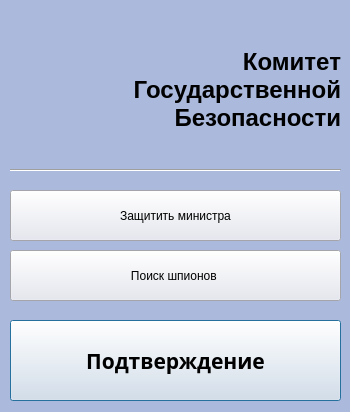
<?xml version="1.0" encoding="UTF-8"?>
<ui version="4.0">
 <class>KGB</class>
 <widget class="QDialog" name="KGB">
  <property name="geometry">
   <rect>
    <x>0</x>
    <y>0</y>
    <width>350</width>
    <height>412</height>
   </rect>
  </property>
  <property name="palette">
   <palette>
    <active>
     <colorrole role="WindowText">
      <brush brushstyle="SolidPattern">
       <color alpha="255">
        <red>255</red>
        <green>255</green>
        <blue>255</blue>
       </color>
      </brush>
     </colorrole>
     <colorrole role="Button">
      <brush brushstyle="SolidPattern">
       <color alpha="255">
        <red>171</red>
        <green>186</green>
        <blue>220</blue>
       </color>
      </brush>
     </colorrole>
     <colorrole role="Light">
      <brush brushstyle="SolidPattern">
       <color alpha="255">
        <red>149</red>
        <green>147</green>
        <blue>147</blue>
       </color>
      </brush>
     </colorrole>
     <colorrole role="Midlight">
      <brush brushstyle="SolidPattern">
       <color alpha="255">
        <red>124</red>
        <green>122</green>
        <blue>122</blue>
       </color>
      </brush>
     </colorrole>
     <colorrole role="Dark">
      <brush brushstyle="SolidPattern">
       <color alpha="255">
        <red>49</red>
        <green>49</green>
        <blue>49</blue>
       </color>
      </brush>
     </colorrole>
     <colorrole role="Mid">
      <brush brushstyle="SolidPattern">
       <color alpha="255">
        <red>66</red>
        <green>65</green>
        <blue>65</blue>
       </color>
      </brush>
     </colorrole>
     <colorrole role="Text">
      <brush brushstyle="SolidPattern">
       <color alpha="255">
        <red>255</red>
        <green>255</green>
        <blue>255</blue>
       </color>
      </brush>
     </colorrole>
     <colorrole role="BrightText">
      <brush brushstyle="SolidPattern">
       <color alpha="255">
        <red>255</red>
        <green>255</green>
        <blue>255</blue>
       </color>
      </brush>
     </colorrole>
     <colorrole role="ButtonText">
      <brush brushstyle="SolidPattern">
       <color alpha="255">
        <red>255</red>
        <green>255</green>
        <blue>255</blue>
       </color>
      </brush>
     </colorrole>
     <colorrole role="Base">
      <brush brushstyle="SolidPattern">
       <color alpha="255">
        <red>171</red>
        <green>186</green>
        <blue>220</blue>
       </color>
      </brush>
     </colorrole>
     <colorrole role="Window">
      <brush brushstyle="SolidPattern">
       <color alpha="255">
        <red>171</red>
        <green>186</green>
        <blue>220</blue>
       </color>
      </brush>
     </colorrole>
     <colorrole role="Shadow">
      <brush brushstyle="SolidPattern">
       <color alpha="255">
        <red>0</red>
        <green>0</green>
        <blue>0</blue>
       </color>
      </brush>
     </colorrole>
     <colorrole role="AlternateBase">
      <brush brushstyle="SolidPattern">
       <color alpha="255">
        <red>49</red>
        <green>49</green>
        <blue>49</blue>
       </color>
      </brush>
     </colorrole>
     <colorrole role="ToolTipBase">
      <brush brushstyle="SolidPattern">
       <color alpha="255">
        <red>255</red>
        <green>255</green>
        <blue>220</blue>
       </color>
      </brush>
     </colorrole>
     <colorrole role="ToolTipText">
      <brush brushstyle="SolidPattern">
       <color alpha="255">
        <red>0</red>
        <green>0</green>
        <blue>0</blue>
       </color>
      </brush>
     </colorrole>
    </active>
    <inactive>
     <colorrole role="WindowText">
      <brush brushstyle="SolidPattern">
       <color alpha="255">
        <red>255</red>
        <green>255</green>
        <blue>255</blue>
       </color>
      </brush>
     </colorrole>
     <colorrole role="Button">
      <brush brushstyle="SolidPattern">
       <color alpha="255">
        <red>171</red>
        <green>186</green>
        <blue>220</blue>
       </color>
      </brush>
     </colorrole>
     <colorrole role="Light">
      <brush brushstyle="SolidPattern">
       <color alpha="255">
        <red>149</red>
        <green>147</green>
        <blue>147</blue>
       </color>
      </brush>
     </colorrole>
     <colorrole role="Midlight">
      <brush brushstyle="SolidPattern">
       <color alpha="255">
        <red>124</red>
        <green>122</green>
        <blue>122</blue>
       </color>
      </brush>
     </colorrole>
     <colorrole role="Dark">
      <brush brushstyle="SolidPattern">
       <color alpha="255">
        <red>49</red>
        <green>49</green>
        <blue>49</blue>
       </color>
      </brush>
     </colorrole>
     <colorrole role="Mid">
      <brush brushstyle="SolidPattern">
       <color alpha="255">
        <red>66</red>
        <green>65</green>
        <blue>65</blue>
       </color>
      </brush>
     </colorrole>
     <colorrole role="Text">
      <brush brushstyle="SolidPattern">
       <color alpha="255">
        <red>255</red>
        <green>255</green>
        <blue>255</blue>
       </color>
      </brush>
     </colorrole>
     <colorrole role="BrightText">
      <brush brushstyle="SolidPattern">
       <color alpha="255">
        <red>255</red>
        <green>255</green>
        <blue>255</blue>
       </color>
      </brush>
     </colorrole>
     <colorrole role="ButtonText">
      <brush brushstyle="SolidPattern">
       <color alpha="255">
        <red>255</red>
        <green>255</green>
        <blue>255</blue>
       </color>
      </brush>
     </colorrole>
     <colorrole role="Base">
      <brush brushstyle="SolidPattern">
       <color alpha="255">
        <red>171</red>
        <green>186</green>
        <blue>220</blue>
       </color>
      </brush>
     </colorrole>
     <colorrole role="Window">
      <brush brushstyle="SolidPattern">
       <color alpha="255">
        <red>171</red>
        <green>186</green>
        <blue>220</blue>
       </color>
      </brush>
     </colorrole>
     <colorrole role="Shadow">
      <brush brushstyle="SolidPattern">
       <color alpha="255">
        <red>0</red>
        <green>0</green>
        <blue>0</blue>
       </color>
      </brush>
     </colorrole>
     <colorrole role="AlternateBase">
      <brush brushstyle="SolidPattern">
       <color alpha="255">
        <red>49</red>
        <green>49</green>
        <blue>49</blue>
       </color>
      </brush>
     </colorrole>
     <colorrole role="ToolTipBase">
      <brush brushstyle="SolidPattern">
       <color alpha="255">
        <red>255</red>
        <green>255</green>
        <blue>220</blue>
       </color>
      </brush>
     </colorrole>
     <colorrole role="ToolTipText">
      <brush brushstyle="SolidPattern">
       <color alpha="255">
        <red>0</red>
        <green>0</green>
        <blue>0</blue>
       </color>
      </brush>
     </colorrole>
    </inactive>
    <disabled>
     <colorrole role="WindowText">
      <brush brushstyle="SolidPattern">
       <color alpha="255">
        <red>49</red>
        <green>49</green>
        <blue>49</blue>
       </color>
      </brush>
     </colorrole>
     <colorrole role="Button">
      <brush brushstyle="SolidPattern">
       <color alpha="255">
        <red>171</red>
        <green>186</green>
        <blue>220</blue>
       </color>
      </brush>
     </colorrole>
     <colorrole role="Light">
      <brush brushstyle="SolidPattern">
       <color alpha="255">
        <red>149</red>
        <green>147</green>
        <blue>147</blue>
       </color>
      </brush>
     </colorrole>
     <colorrole role="Midlight">
      <brush brushstyle="SolidPattern">
       <color alpha="255">
        <red>124</red>
        <green>122</green>
        <blue>122</blue>
       </color>
      </brush>
     </colorrole>
     <colorrole role="Dark">
      <brush brushstyle="SolidPattern">
       <color alpha="255">
        <red>49</red>
        <green>49</green>
        <blue>49</blue>
       </color>
      </brush>
     </colorrole>
     <colorrole role="Mid">
      <brush brushstyle="SolidPattern">
       <color alpha="255">
        <red>66</red>
        <green>65</green>
        <blue>65</blue>
       </color>
      </brush>
     </colorrole>
     <colorrole role="Text">
      <brush brushstyle="SolidPattern">
       <color alpha="255">
        <red>49</red>
        <green>49</green>
        <blue>49</blue>
       </color>
      </brush>
     </colorrole>
     <colorrole role="BrightText">
      <brush brushstyle="SolidPattern">
       <color alpha="255">
        <red>255</red>
        <green>255</green>
        <blue>255</blue>
       </color>
      </brush>
     </colorrole>
     <colorrole role="ButtonText">
      <brush brushstyle="SolidPattern">
       <color alpha="255">
        <red>49</red>
        <green>49</green>
        <blue>49</blue>
       </color>
      </brush>
     </colorrole>
     <colorrole role="Base">
      <brush brushstyle="SolidPattern">
       <color alpha="255">
        <red>171</red>
        <green>186</green>
        <blue>220</blue>
       </color>
      </brush>
     </colorrole>
     <colorrole role="Window">
      <brush brushstyle="SolidPattern">
       <color alpha="255">
        <red>171</red>
        <green>186</green>
        <blue>220</blue>
       </color>
      </brush>
     </colorrole>
     <colorrole role="Shadow">
      <brush brushstyle="SolidPattern">
       <color alpha="255">
        <red>0</red>
        <green>0</green>
        <blue>0</blue>
       </color>
      </brush>
     </colorrole>
     <colorrole role="AlternateBase">
      <brush brushstyle="SolidPattern">
       <color alpha="255">
        <red>99</red>
        <green>98</green>
        <blue>98</blue>
       </color>
      </brush>
     </colorrole>
     <colorrole role="ToolTipBase">
      <brush brushstyle="SolidPattern">
       <color alpha="255">
        <red>255</red>
        <green>255</green>
        <blue>220</blue>
       </color>
      </brush>
     </colorrole>
     <colorrole role="ToolTipText">
      <brush brushstyle="SolidPattern">
       <color alpha="255">
        <red>0</red>
        <green>0</green>
        <blue>0</blue>
       </color>
      </brush>
     </colorrole>
    </disabled>
   </palette>
  </property>
  <property name="windowTitle">
   <string>Комитет Государственной Безопасности</string>
  </property>
  <property name="styleSheet">
   <string notr="true">QDialog
{
	background-color: rgb(171, 186, 220);
}</string>
  </property>
  <widget class="QLabel" name="label">
   <property name="geometry">
    <rect>
     <x>0</x>
     <y>20</y>
     <width>121</width>
     <height>131</height>
    </rect>
   </property>
   <property name="styleSheet">
    <string notr="true">background-image: url(:/kgb.png);</string>
   </property>
   <property name="text">
    <string>&lt;html&gt;&lt;head/&gt;&lt;body&gt;&lt;p&gt;&lt;br/&gt;&lt;/p&gt;&lt;/body&gt;&lt;/html&gt;</string>
   </property>
  </widget>
  <widget class="QPushButton" name="defRolesButton">
   <property name="geometry">
    <rect>
     <x>10</x>
     <y>190</y>
     <width>331</width>
     <height>51</height>
    </rect>
   </property>
   <property name="palette">
    <palette>
     <active>
      <colorrole role="WindowText">
       <brush brushstyle="SolidPattern">
        <color alpha="255">
         <red>0</red>
         <green>0</green>
         <blue>0</blue>
        </color>
       </brush>
      </colorrole>
      <colorrole role="Button">
       <brush brushstyle="SolidPattern">
        <color alpha="255">
         <red>229</red>
         <green>231</green>
         <blue>240</blue>
        </color>
       </brush>
      </colorrole>
      <colorrole role="Light">
       <brush brushstyle="SolidPattern">
        <color alpha="255">
         <red>255</red>
         <green>255</green>
         <blue>255</blue>
        </color>
       </brush>
      </colorrole>
      <colorrole role="Midlight">
       <brush brushstyle="SolidPattern">
        <color alpha="255">
         <red>255</red>
         <green>254</green>
         <blue>254</blue>
        </color>
       </brush>
      </colorrole>
      <colorrole role="Dark">
       <brush brushstyle="SolidPattern">
        <color alpha="255">
         <red>127</red>
         <green>126</green>
         <blue>126</blue>
        </color>
       </brush>
      </colorrole>
      <colorrole role="Mid">
       <brush brushstyle="SolidPattern">
        <color alpha="255">
         <red>170</red>
         <green>169</green>
         <blue>169</blue>
        </color>
       </brush>
      </colorrole>
      <colorrole role="Text">
       <brush brushstyle="SolidPattern">
        <color alpha="255">
         <red>0</red>
         <green>0</green>
         <blue>0</blue>
        </color>
       </brush>
      </colorrole>
      <colorrole role="BrightText">
       <brush brushstyle="SolidPattern">
        <color alpha="255">
         <red>255</red>
         <green>255</green>
         <blue>255</blue>
        </color>
       </brush>
      </colorrole>
      <colorrole role="ButtonText">
       <brush brushstyle="SolidPattern">
        <color alpha="255">
         <red>0</red>
         <green>0</green>
         <blue>0</blue>
        </color>
       </brush>
      </colorrole>
      <colorrole role="Base">
       <brush brushstyle="SolidPattern">
        <color alpha="255">
         <red>229</red>
         <green>231</green>
         <blue>240</blue>
        </color>
       </brush>
      </colorrole>
      <colorrole role="Window">
       <brush brushstyle="SolidPattern">
        <color alpha="255">
         <red>229</red>
         <green>231</green>
         <blue>240</blue>
        </color>
       </brush>
      </colorrole>
      <colorrole role="Shadow">
       <brush brushstyle="SolidPattern">
        <color alpha="255">
         <red>0</red>
         <green>0</green>
         <blue>0</blue>
        </color>
       </brush>
      </colorrole>
      <colorrole role="AlternateBase">
       <brush brushstyle="SolidPattern">
        <color alpha="255">
         <red>255</red>
         <green>254</green>
         <blue>254</blue>
        </color>
       </brush>
      </colorrole>
      <colorrole role="ToolTipBase">
       <brush brushstyle="SolidPattern">
        <color alpha="255">
         <red>255</red>
         <green>255</green>
         <blue>220</blue>
        </color>
       </brush>
      </colorrole>
      <colorrole role="ToolTipText">
       <brush brushstyle="SolidPattern">
        <color alpha="255">
         <red>0</red>
         <green>0</green>
         <blue>0</blue>
        </color>
       </brush>
      </colorrole>
     </active>
     <inactive>
      <colorrole role="WindowText">
       <brush brushstyle="SolidPattern">
        <color alpha="255">
         <red>0</red>
         <green>0</green>
         <blue>0</blue>
        </color>
       </brush>
      </colorrole>
      <colorrole role="Button">
       <brush brushstyle="SolidPattern">
        <color alpha="255">
         <red>229</red>
         <green>231</green>
         <blue>240</blue>
        </color>
       </brush>
      </colorrole>
      <colorrole role="Light">
       <brush brushstyle="SolidPattern">
        <color alpha="255">
         <red>255</red>
         <green>255</green>
         <blue>255</blue>
        </color>
       </brush>
      </colorrole>
      <colorrole role="Midlight">
       <brush brushstyle="SolidPattern">
        <color alpha="255">
         <red>255</red>
         <green>254</green>
         <blue>254</blue>
        </color>
       </brush>
      </colorrole>
      <colorrole role="Dark">
       <brush brushstyle="SolidPattern">
        <color alpha="255">
         <red>127</red>
         <green>126</green>
         <blue>126</blue>
        </color>
       </brush>
      </colorrole>
      <colorrole role="Mid">
       <brush brushstyle="SolidPattern">
        <color alpha="255">
         <red>170</red>
         <green>169</green>
         <blue>169</blue>
        </color>
       </brush>
      </colorrole>
      <colorrole role="Text">
       <brush brushstyle="SolidPattern">
        <color alpha="255">
         <red>0</red>
         <green>0</green>
         <blue>0</blue>
        </color>
       </brush>
      </colorrole>
      <colorrole role="BrightText">
       <brush brushstyle="SolidPattern">
        <color alpha="255">
         <red>255</red>
         <green>255</green>
         <blue>255</blue>
        </color>
       </brush>
      </colorrole>
      <colorrole role="ButtonText">
       <brush brushstyle="SolidPattern">
        <color alpha="255">
         <red>0</red>
         <green>0</green>
         <blue>0</blue>
        </color>
       </brush>
      </colorrole>
      <colorrole role="Base">
       <brush brushstyle="SolidPattern">
        <color alpha="255">
         <red>229</red>
         <green>231</green>
         <blue>240</blue>
        </color>
       </brush>
      </colorrole>
      <colorrole role="Window">
       <brush brushstyle="SolidPattern">
        <color alpha="255">
         <red>229</red>
         <green>231</green>
         <blue>240</blue>
        </color>
       </brush>
      </colorrole>
      <colorrole role="Shadow">
       <brush brushstyle="SolidPattern">
        <color alpha="255">
         <red>0</red>
         <green>0</green>
         <blue>0</blue>
        </color>
       </brush>
      </colorrole>
      <colorrole role="AlternateBase">
       <brush brushstyle="SolidPattern">
        <color alpha="255">
         <red>255</red>
         <green>254</green>
         <blue>254</blue>
        </color>
       </brush>
      </colorrole>
      <colorrole role="ToolTipBase">
       <brush brushstyle="SolidPattern">
        <color alpha="255">
         <red>255</red>
         <green>255</green>
         <blue>220</blue>
        </color>
       </brush>
      </colorrole>
      <colorrole role="ToolTipText">
       <brush brushstyle="SolidPattern">
        <color alpha="255">
         <red>0</red>
         <green>0</green>
         <blue>0</blue>
        </color>
       </brush>
      </colorrole>
     </inactive>
     <disabled>
      <colorrole role="WindowText">
       <brush brushstyle="SolidPattern">
        <color alpha="255">
         <red>127</red>
         <green>126</green>
         <blue>126</blue>
        </color>
       </brush>
      </colorrole>
      <colorrole role="Button">
       <brush brushstyle="SolidPattern">
        <color alpha="255">
         <red>229</red>
         <green>231</green>
         <blue>240</blue>
        </color>
       </brush>
      </colorrole>
      <colorrole role="Light">
       <brush brushstyle="SolidPattern">
        <color alpha="255">
         <red>255</red>
         <green>255</green>
         <blue>255</blue>
        </color>
       </brush>
      </colorrole>
      <colorrole role="Midlight">
       <brush brushstyle="SolidPattern">
        <color alpha="255">
         <red>255</red>
         <green>254</green>
         <blue>254</blue>
        </color>
       </brush>
      </colorrole>
      <colorrole role="Dark">
       <brush brushstyle="SolidPattern">
        <color alpha="255">
         <red>127</red>
         <green>126</green>
         <blue>126</blue>
        </color>
       </brush>
      </colorrole>
      <colorrole role="Mid">
       <brush brushstyle="SolidPattern">
        <color alpha="255">
         <red>170</red>
         <green>169</green>
         <blue>169</blue>
        </color>
       </brush>
      </colorrole>
      <colorrole role="Text">
       <brush brushstyle="SolidPattern">
        <color alpha="255">
         <red>127</red>
         <green>126</green>
         <blue>126</blue>
        </color>
       </brush>
      </colorrole>
      <colorrole role="BrightText">
       <brush brushstyle="SolidPattern">
        <color alpha="255">
         <red>255</red>
         <green>255</green>
         <blue>255</blue>
        </color>
       </brush>
      </colorrole>
      <colorrole role="ButtonText">
       <brush brushstyle="SolidPattern">
        <color alpha="255">
         <red>127</red>
         <green>126</green>
         <blue>126</blue>
        </color>
       </brush>
      </colorrole>
      <colorrole role="Base">
       <brush brushstyle="SolidPattern">
        <color alpha="255">
         <red>229</red>
         <green>231</green>
         <blue>240</blue>
        </color>
       </brush>
      </colorrole>
      <colorrole role="Window">
       <brush brushstyle="SolidPattern">
        <color alpha="255">
         <red>229</red>
         <green>231</green>
         <blue>240</blue>
        </color>
       </brush>
      </colorrole>
      <colorrole role="Shadow">
       <brush brushstyle="SolidPattern">
        <color alpha="255">
         <red>0</red>
         <green>0</green>
         <blue>0</blue>
        </color>
       </brush>
      </colorrole>
      <colorrole role="AlternateBase">
       <brush brushstyle="SolidPattern">
        <color alpha="255">
         <red>255</red>
         <green>253</green>
         <blue>253</blue>
        </color>
       </brush>
      </colorrole>
      <colorrole role="ToolTipBase">
       <brush brushstyle="SolidPattern">
        <color alpha="255">
         <red>255</red>
         <green>255</green>
         <blue>220</blue>
        </color>
       </brush>
      </colorrole>
      <colorrole role="ToolTipText">
       <brush brushstyle="SolidPattern">
        <color alpha="255">
         <red>0</red>
         <green>0</green>
         <blue>0</blue>
        </color>
       </brush>
      </colorrole>
     </disabled>
    </palette>
   </property>
   <property name="toolTip">
    <string>&lt;html&gt;&lt;head/&gt;&lt;body&gt;&lt;p&gt;стоимость: 1.000.000&lt;/p&gt;&lt;p&gt;&lt;span style=&quot; font-size:9pt;&quot;&gt;Распределение опыта главы КГБ между министрами для защиты от вербовки.&lt;/span&gt;&lt;/p&gt;&lt;/body&gt;&lt;/html&gt;</string>
   </property>
   <property name="styleSheet">
    <string notr="true">background-color: rgb(229, 231, 240);</string>
   </property>
   <property name="text">
    <string>Защитить министра</string>
   </property>
   <property name="default">
    <bool>true</bool>
   </property>
  </widget>
  <widget class="QPushButton" name="findMinButton">
   <property name="geometry">
    <rect>
     <x>10</x>
     <y>250</y>
     <width>331</width>
     <height>51</height>
    </rect>
   </property>
   <property name="palette">
    <palette>
     <active>
      <colorrole role="WindowText">
       <brush brushstyle="SolidPattern">
        <color alpha="255">
         <red>0</red>
         <green>0</green>
         <blue>0</blue>
        </color>
       </brush>
      </colorrole>
      <colorrole role="Button">
       <brush brushstyle="SolidPattern">
        <color alpha="255">
         <red>229</red>
         <green>231</green>
         <blue>240</blue>
        </color>
       </brush>
      </colorrole>
      <colorrole role="Light">
       <brush brushstyle="SolidPattern">
        <color alpha="255">
         <red>255</red>
         <green>255</green>
         <blue>255</blue>
        </color>
       </brush>
      </colorrole>
      <colorrole role="Midlight">
       <brush brushstyle="SolidPattern">
        <color alpha="255">
         <red>255</red>
         <green>254</green>
         <blue>254</blue>
        </color>
       </brush>
      </colorrole>
      <colorrole role="Dark">
       <brush brushstyle="SolidPattern">
        <color alpha="255">
         <red>127</red>
         <green>126</green>
         <blue>126</blue>
        </color>
       </brush>
      </colorrole>
      <colorrole role="Mid">
       <brush brushstyle="SolidPattern">
        <color alpha="255">
         <red>170</red>
         <green>169</green>
         <blue>169</blue>
        </color>
       </brush>
      </colorrole>
      <colorrole role="Text">
       <brush brushstyle="SolidPattern">
        <color alpha="255">
         <red>0</red>
         <green>0</green>
         <blue>0</blue>
        </color>
       </brush>
      </colorrole>
      <colorrole role="BrightText">
       <brush brushstyle="SolidPattern">
        <color alpha="255">
         <red>255</red>
         <green>255</green>
         <blue>255</blue>
        </color>
       </brush>
      </colorrole>
      <colorrole role="ButtonText">
       <brush brushstyle="SolidPattern">
        <color alpha="255">
         <red>0</red>
         <green>0</green>
         <blue>0</blue>
        </color>
       </brush>
      </colorrole>
      <colorrole role="Base">
       <brush brushstyle="SolidPattern">
        <color alpha="255">
         <red>229</red>
         <green>231</green>
         <blue>240</blue>
        </color>
       </brush>
      </colorrole>
      <colorrole role="Window">
       <brush brushstyle="SolidPattern">
        <color alpha="255">
         <red>229</red>
         <green>231</green>
         <blue>240</blue>
        </color>
       </brush>
      </colorrole>
      <colorrole role="Shadow">
       <brush brushstyle="SolidPattern">
        <color alpha="255">
         <red>0</red>
         <green>0</green>
         <blue>0</blue>
        </color>
       </brush>
      </colorrole>
      <colorrole role="AlternateBase">
       <brush brushstyle="SolidPattern">
        <color alpha="255">
         <red>255</red>
         <green>254</green>
         <blue>254</blue>
        </color>
       </brush>
      </colorrole>
      <colorrole role="ToolTipBase">
       <brush brushstyle="SolidPattern">
        <color alpha="255">
         <red>255</red>
         <green>255</green>
         <blue>220</blue>
        </color>
       </brush>
      </colorrole>
      <colorrole role="ToolTipText">
       <brush brushstyle="SolidPattern">
        <color alpha="255">
         <red>0</red>
         <green>0</green>
         <blue>0</blue>
        </color>
       </brush>
      </colorrole>
     </active>
     <inactive>
      <colorrole role="WindowText">
       <brush brushstyle="SolidPattern">
        <color alpha="255">
         <red>0</red>
         <green>0</green>
         <blue>0</blue>
        </color>
       </brush>
      </colorrole>
      <colorrole role="Button">
       <brush brushstyle="SolidPattern">
        <color alpha="255">
         <red>229</red>
         <green>231</green>
         <blue>240</blue>
        </color>
       </brush>
      </colorrole>
      <colorrole role="Light">
       <brush brushstyle="SolidPattern">
        <color alpha="255">
         <red>255</red>
         <green>255</green>
         <blue>255</blue>
        </color>
       </brush>
      </colorrole>
      <colorrole role="Midlight">
       <brush brushstyle="SolidPattern">
        <color alpha="255">
         <red>255</red>
         <green>254</green>
         <blue>254</blue>
        </color>
       </brush>
      </colorrole>
      <colorrole role="Dark">
       <brush brushstyle="SolidPattern">
        <color alpha="255">
         <red>127</red>
         <green>126</green>
         <blue>126</blue>
        </color>
       </brush>
      </colorrole>
      <colorrole role="Mid">
       <brush brushstyle="SolidPattern">
        <color alpha="255">
         <red>170</red>
         <green>169</green>
         <blue>169</blue>
        </color>
       </brush>
      </colorrole>
      <colorrole role="Text">
       <brush brushstyle="SolidPattern">
        <color alpha="255">
         <red>0</red>
         <green>0</green>
         <blue>0</blue>
        </color>
       </brush>
      </colorrole>
      <colorrole role="BrightText">
       <brush brushstyle="SolidPattern">
        <color alpha="255">
         <red>255</red>
         <green>255</green>
         <blue>255</blue>
        </color>
       </brush>
      </colorrole>
      <colorrole role="ButtonText">
       <brush brushstyle="SolidPattern">
        <color alpha="255">
         <red>0</red>
         <green>0</green>
         <blue>0</blue>
        </color>
       </brush>
      </colorrole>
      <colorrole role="Base">
       <brush brushstyle="SolidPattern">
        <color alpha="255">
         <red>229</red>
         <green>231</green>
         <blue>240</blue>
        </color>
       </brush>
      </colorrole>
      <colorrole role="Window">
       <brush brushstyle="SolidPattern">
        <color alpha="255">
         <red>229</red>
         <green>231</green>
         <blue>240</blue>
        </color>
       </brush>
      </colorrole>
      <colorrole role="Shadow">
       <brush brushstyle="SolidPattern">
        <color alpha="255">
         <red>0</red>
         <green>0</green>
         <blue>0</blue>
        </color>
       </brush>
      </colorrole>
      <colorrole role="AlternateBase">
       <brush brushstyle="SolidPattern">
        <color alpha="255">
         <red>255</red>
         <green>254</green>
         <blue>254</blue>
        </color>
       </brush>
      </colorrole>
      <colorrole role="ToolTipBase">
       <brush brushstyle="SolidPattern">
        <color alpha="255">
         <red>255</red>
         <green>255</green>
         <blue>220</blue>
        </color>
       </brush>
      </colorrole>
      <colorrole role="ToolTipText">
       <brush brushstyle="SolidPattern">
        <color alpha="255">
         <red>0</red>
         <green>0</green>
         <blue>0</blue>
        </color>
       </brush>
      </colorrole>
     </inactive>
     <disabled>
      <colorrole role="WindowText">
       <brush brushstyle="SolidPattern">
        <color alpha="255">
         <red>127</red>
         <green>126</green>
         <blue>126</blue>
        </color>
       </brush>
      </colorrole>
      <colorrole role="Button">
       <brush brushstyle="SolidPattern">
        <color alpha="255">
         <red>229</red>
         <green>231</green>
         <blue>240</blue>
        </color>
       </brush>
      </colorrole>
      <colorrole role="Light">
       <brush brushstyle="SolidPattern">
        <color alpha="255">
         <red>255</red>
         <green>255</green>
         <blue>255</blue>
        </color>
       </brush>
      </colorrole>
      <colorrole role="Midlight">
       <brush brushstyle="SolidPattern">
        <color alpha="255">
         <red>255</red>
         <green>254</green>
         <blue>254</blue>
        </color>
       </brush>
      </colorrole>
      <colorrole role="Dark">
       <brush brushstyle="SolidPattern">
        <color alpha="255">
         <red>127</red>
         <green>126</green>
         <blue>126</blue>
        </color>
       </brush>
      </colorrole>
      <colorrole role="Mid">
       <brush brushstyle="SolidPattern">
        <color alpha="255">
         <red>170</red>
         <green>169</green>
         <blue>169</blue>
        </color>
       </brush>
      </colorrole>
      <colorrole role="Text">
       <brush brushstyle="SolidPattern">
        <color alpha="255">
         <red>127</red>
         <green>126</green>
         <blue>126</blue>
        </color>
       </brush>
      </colorrole>
      <colorrole role="BrightText">
       <brush brushstyle="SolidPattern">
        <color alpha="255">
         <red>255</red>
         <green>255</green>
         <blue>255</blue>
        </color>
       </brush>
      </colorrole>
      <colorrole role="ButtonText">
       <brush brushstyle="SolidPattern">
        <color alpha="255">
         <red>127</red>
         <green>126</green>
         <blue>126</blue>
        </color>
       </brush>
      </colorrole>
      <colorrole role="Base">
       <brush brushstyle="SolidPattern">
        <color alpha="255">
         <red>229</red>
         <green>231</green>
         <blue>240</blue>
        </color>
       </brush>
      </colorrole>
      <colorrole role="Window">
       <brush brushstyle="SolidPattern">
        <color alpha="255">
         <red>229</red>
         <green>231</green>
         <blue>240</blue>
        </color>
       </brush>
      </colorrole>
      <colorrole role="Shadow">
       <brush brushstyle="SolidPattern">
        <color alpha="255">
         <red>0</red>
         <green>0</green>
         <blue>0</blue>
        </color>
       </brush>
      </colorrole>
      <colorrole role="AlternateBase">
       <brush brushstyle="SolidPattern">
        <color alpha="255">
         <red>255</red>
         <green>253</green>
         <blue>253</blue>
        </color>
       </brush>
      </colorrole>
      <colorrole role="ToolTipBase">
       <brush brushstyle="SolidPattern">
        <color alpha="255">
         <red>255</red>
         <green>255</green>
         <blue>220</blue>
        </color>
       </brush>
      </colorrole>
      <colorrole role="ToolTipText">
       <brush brushstyle="SolidPattern">
        <color alpha="255">
         <red>0</red>
         <green>0</green>
         <blue>0</blue>
        </color>
       </brush>
      </colorrole>
     </disabled>
    </palette>
   </property>
   <property name="toolTip">
    <string>&lt;html&gt;&lt;head/&gt;&lt;body&gt;&lt;p&gt;стоимость: 3.000.000&lt;/p&gt;&lt;p&gt;&lt;span style=&quot; font-size:9pt;&quot;&gt;Поиск шпионов указанного гоударства &lt;/span&gt;&lt;span style=&quot; font-size:7pt;&quot;&gt;под каждой кроватью в стране.&lt;/span&gt;&lt;/p&gt;&lt;/body&gt;&lt;/html&gt;</string>
   </property>
   <property name="styleSheet">
    <string notr="true">background-color: rgb(229, 231, 240);</string>
   </property>
   <property name="text">
    <string>Поиск шпионов </string>
   </property>
   <property name="default">
    <bool>true</bool>
   </property>
  </widget>
  <widget class="QPushButton" name="approveButton">
   <property name="enabled">
    <bool>true</bool>
   </property>
   <property name="geometry">
    <rect>
     <x>10</x>
     <y>320</y>
     <width>331</width>
     <height>81</height>
    </rect>
   </property>
   <property name="font">
    <font>
     <family>Rekha</family>
     <pointsize>16</pointsize>
     <weight>75</weight>
     <bold>true</bold>
    </font>
   </property>
   <property name="styleSheet">
    <string notr="true">background-color: rgb(229, 231, 240);</string>
   </property>
   <property name="text">
    <string>Подтверждение</string>
   </property>
   <property name="default">
    <bool>true</bool>
   </property>
  </widget>
  <widget class="QLabel" name="label_2">
   <property name="geometry">
    <rect>
     <x>120</x>
     <y>40</y>
     <width>221</width>
     <height>101</height>
    </rect>
   </property>
   <property name="palette">
    <palette>
     <active>
      <colorrole role="WindowText">
       <brush brushstyle="SolidPattern">
        <color alpha="255">
         <red>0</red>
         <green>0</green>
         <blue>0</blue>
        </color>
       </brush>
      </colorrole>
      <colorrole role="Text">
       <brush brushstyle="SolidPattern">
        <color alpha="255">
         <red>0</red>
         <green>0</green>
         <blue>0</blue>
        </color>
       </brush>
      </colorrole>
     </active>
     <inactive>
      <colorrole role="WindowText">
       <brush brushstyle="SolidPattern">
        <color alpha="255">
         <red>0</red>
         <green>0</green>
         <blue>0</blue>
        </color>
       </brush>
      </colorrole>
      <colorrole role="Text">
       <brush brushstyle="SolidPattern">
        <color alpha="255">
         <red>0</red>
         <green>0</green>
         <blue>0</blue>
        </color>
       </brush>
      </colorrole>
     </inactive>
     <disabled>
      <colorrole role="WindowText">
       <brush brushstyle="SolidPattern">
        <color alpha="255">
         <red>49</red>
         <green>49</green>
         <blue>49</blue>
        </color>
       </brush>
      </colorrole>
      <colorrole role="Text">
       <brush brushstyle="SolidPattern">
        <color alpha="255">
         <red>49</red>
         <green>49</green>
         <blue>49</blue>
        </color>
       </brush>
      </colorrole>
     </disabled>
    </palette>
   </property>
   <property name="toolTip">
    <string>&lt;html&gt;&lt;head/&gt;&lt;body&gt;&lt;p&gt;&lt;span style=&quot; font-size:7pt;&quot;&gt;Мы знаем, что ты у тебя в папке &amp;quot;учеба&amp;quot;.&lt;/span&gt;&lt;/p&gt;&lt;/body&gt;&lt;/html&gt;</string>
   </property>
   <property name="text">
    <string>&lt;html&gt;&lt;head/&gt;&lt;body&gt;&lt;p align=&quot;right&quot;&gt;&lt;span style=&quot; font-size:18pt; font-weight:600;&quot;&gt;Комитет&lt;br/&gt;Государственной&lt;br/&gt;Безопасности&lt;/span&gt;&lt;/p&gt;&lt;/body&gt;&lt;/html&gt;</string>
   </property>
  </widget>
  <widget class="Line" name="line">
   <property name="geometry">
    <rect>
     <x>10</x>
     <y>160</y>
     <width>331</width>
     <height>21</height>
    </rect>
   </property>
   <property name="lineWidth">
    <number>1</number>
   </property>
   <property name="orientation">
    <enum>Qt::Horizontal</enum>
   </property>
  </widget>
 </widget>
 <resources/>
 <connections/>
</ui>
